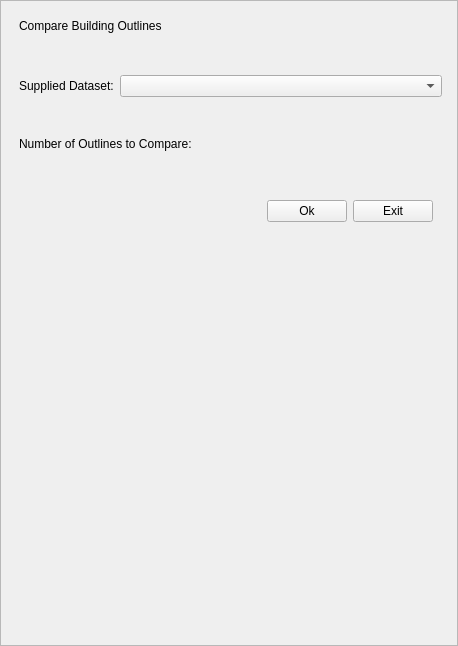
<?xml version="1.0" encoding="UTF-8"?>
<ui version="4.0">
 <class>f_compare_outlines</class>
 <widget class="QFrame" name="f_compare_outlines">
  <property name="geometry">
   <rect>
    <x>0</x>
    <y>0</y>
    <width>458</width>
    <height>646</height>
   </rect>
  </property>
  <property name="windowTitle">
   <string>Frame</string>
  </property>
  <property name="frameShape">
   <enum>QFrame::StyledPanel</enum>
  </property>
  <property name="frameShadow">
   <enum>QFrame::Raised</enum>
  </property>
  <widget class="QFrame" name="f_1">
   <property name="geometry">
    <rect>
     <x>10</x>
     <y>10</y>
     <width>441</width>
     <height>611</height>
    </rect>
   </property>
   <property name="frameShape">
    <enum>QFrame::Panel</enum>
   </property>
   <property name="frameShadow">
    <enum>QFrame::Sunken</enum>
   </property>
   <property name="lineWidth">
    <number>0</number>
   </property>
   <layout class="QFormLayout" name="formLayout">
    <property name="fieldGrowthPolicy">
     <enum>QFormLayout::AllNonFixedFieldsGrow</enum>
    </property>
    <item row="0" column="0" colspan="2">
     <widget class="QLabel" name="lb_title">
      <property name="text">
       <string>Compare Building Outlines</string>
      </property>
     </widget>
    </item>
    <item row="1" column="0">
     <spacer name="vtsp">
      <property name="orientation">
       <enum>Qt::Vertical</enum>
      </property>
      <property name="sizeHint" stdset="0">
       <size>
        <width>20</width>
        <height>30</height>
       </size>
      </property>
     </spacer>
    </item>
    <item row="2" column="0" colspan="2">
     <layout class="QFormLayout" name="fml_1">
      <item row="0" column="0">
       <widget class="QLabel" name="lb_supplied_dataset">
        <property name="maximumSize">
         <size>
          <width>16777215</width>
          <height>16776000</height>
         </size>
        </property>
        <property name="text">
         <string>Supplied Dataset:</string>
        </property>
       </widget>
      </item>
      <item row="0" column="1">
       <widget class="QComboBox" name="cmb_supplied_dataset"/>
      </item>
     </layout>
    </item>
    <item row="3" column="0">
     <spacer name="vtsp_1">
      <property name="orientation">
       <enum>Qt::Vertical</enum>
      </property>
      <property name="sizeHint" stdset="0">
       <size>
        <width>20</width>
        <height>10</height>
       </size>
      </property>
     </spacer>
    </item>
    <item row="4" column="0" colspan="2">
     <layout class="QHBoxLayout" name="hzl_1">
      <item>
       <widget class="QLabel" name="lb_numOut">
        <property name="text">
         <string>Number of Outlines to Compare:</string>
        </property>
       </widget>
      </item>
      <item>
       <widget class="QLabel" name="lb_outlines">
        <property name="text">
         <string/>
        </property>
       </widget>
      </item>
      <item>
       <spacer name="hzsp_1">
        <property name="orientation">
         <enum>Qt::Horizontal</enum>
        </property>
        <property name="sizeHint" stdset="0">
         <size>
          <width>40</width>
          <height>20</height>
         </size>
        </property>
       </spacer>
      </item>
     </layout>
    </item>
    <item row="5" column="1">
     <spacer name="vtsp_3">
      <property name="orientation">
       <enum>Qt::Vertical</enum>
      </property>
      <property name="sizeHint" stdset="0">
       <size>
        <width>20</width>
        <height>20</height>
       </size>
      </property>
     </spacer>
    </item>
    <item row="7" column="1">
     <widget class="QWidget" name="widget_1" native="true">
      <layout class="QHBoxLayout" name="horizontalLayout">
       <item>
        <spacer name="hzsp">
         <property name="orientation">
          <enum>Qt::Horizontal</enum>
         </property>
         <property name="sizeHint" stdset="0">
          <size>
           <width>40</width>
           <height>20</height>
          </size>
         </property>
        </spacer>
       </item>
       <item>
        <widget class="QPushButton" name="btn_ok">
         <property name="maximumSize">
          <size>
           <width>85</width>
           <height>27</height>
          </size>
         </property>
         <property name="text">
          <string>Ok</string>
         </property>
        </widget>
       </item>
       <item>
        <widget class="QPushButton" name="btn_exit">
         <property name="maximumSize">
          <size>
           <width>85</width>
           <height>27</height>
          </size>
         </property>
         <property name="text">
          <string>Exit</string>
         </property>
        </widget>
       </item>
      </layout>
     </widget>
    </item>
    <item row="11" column="1">
     <spacer name="vtsp_4">
      <property name="orientation">
       <enum>Qt::Vertical</enum>
      </property>
      <property name="sizeHint" stdset="0">
       <size>
        <width>20</width>
        <height>375</height>
       </size>
      </property>
     </spacer>
    </item>
   </layout>
  </widget>
 </widget>
 <resources/>
 <connections/>
</ui>
